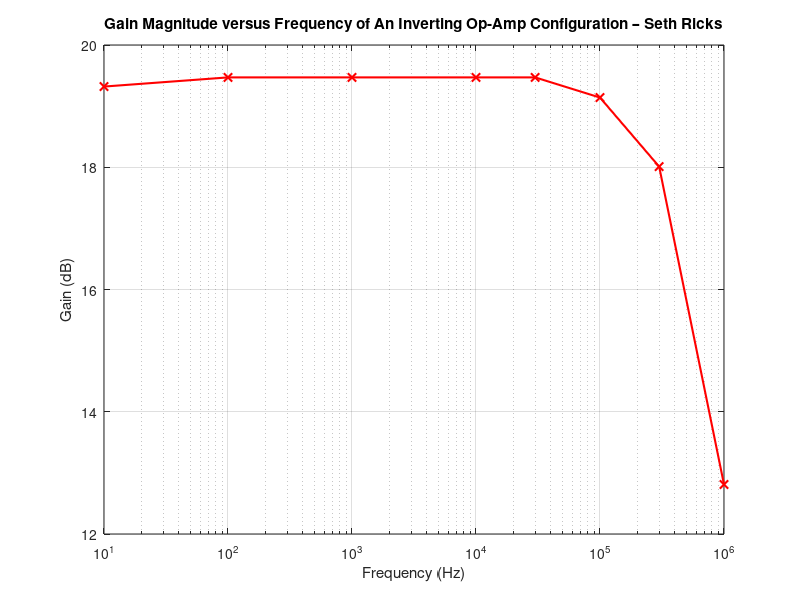

MATLAB code to generate this figure:
% gain = [19.76 19.90 19.90 19.76 19.76 19.47 18.51 13.41];
% freq = [10 100 1e3 10e3 30e3 100e3 300e3 1e6];
% semilogx(freq, gain, 'r-x', 'LineWidth', 1.5)
% grid on
% xlabel('Frequency (Hz)')
% ylabel('Gain (dB)')
% title('Gain Magnitude versus Frequency of A Non-Inverting Op-Amp Configuration – Seth Ricks')

gain = [19.32 19.47 19.47 19.47 19.47 19.14 18.01 12.81];
freq = [10 100 1e3 10e3 30e3 100e3 300e3 1e6];
semilogx(freq, gain, 'r-x', 'LineWidth', 1.5)
grid on
xlabel('Frequency (Hz)')
ylabel('Gain (dB)')
title('Gain Magnitude versus Frequency of An Inverting Op-Amp Configuration – Seth Ricks')
